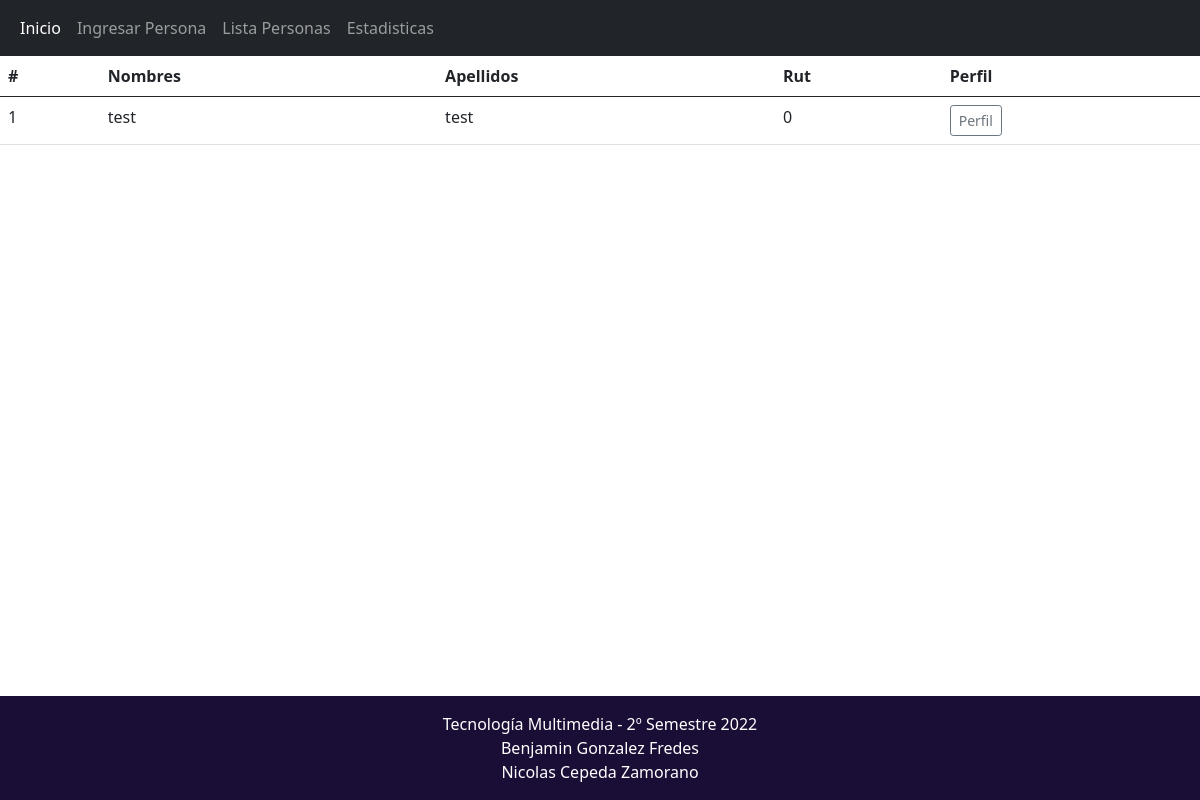
/listausuarios.php, run on an earlier commit of the app's database.
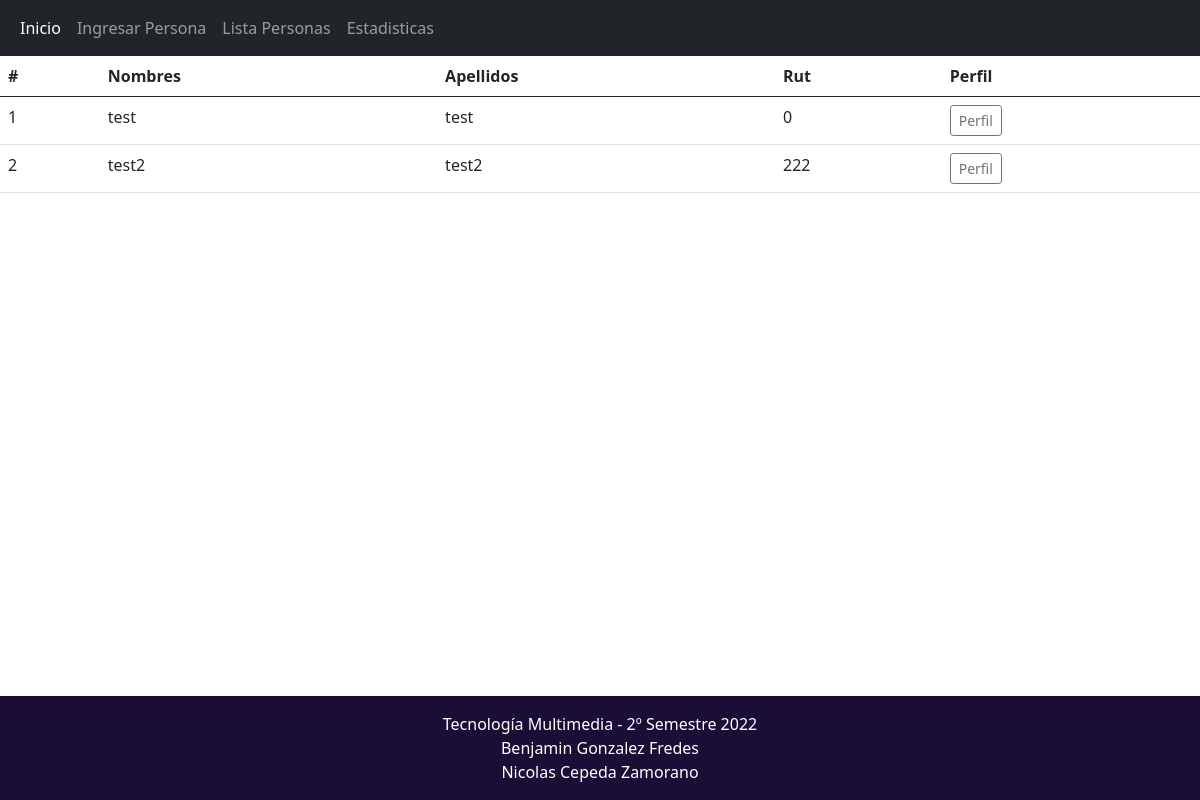
And on a later commit of the database.
### tables this page shows
CREATE TABLE `usuarios` (
  `id` int(11) NOT NULL,
  `nombres` varchar(15) NOT NULL,
  `apellidos` varchar(15) NOT NULL,
  `nacionalidad` varchar(10) NOT NULL,
  `genero` int(1) NOT NULL,
  `ciudad_residencia` varchar(30) NOT NULL,
  `foto` int(11) NOT NULL,
  `fecha_nacimiento` date NOT NULL,
  `rut` int(11) NOT NULL
);

### listausuarios.php (the view, shortened to what this page needs)
<?php
include "conn.php";
?>
<!DOCTYPE html>
<html lang="en">
<head>
    <link href="https://cdn.jsdelivr.net/npm/bootstrap@5.0.2/dist/css/bootstrap.min.css" rel="stylesheet">
</head>
<body>
    <nav class="navbar navbar-expand-lg navbar navbar-dark bg-dark"">
        <div class="container-fluid">
          <div class="collapse navbar-collapse" id="navbarNavAltMarkup">
            <div class="navbar-nav">
              <a class="nav-link active" aria-current="page" href="index.html">Inicio</a>
              <a class="nav-link" href="registro.php">Ingresar Persona</a>
              <a class="nav-link" href="#">Lista Personas</a>
              <a class="nav-link" href="estadisticas.php">Estadisticas</a>
            </div>
          </div>
        </div>
      </nav>
<table class="table">
    <thead>
        <tr>
            <th scope="col">#</th>
            <th scope="col">Nombres</th>
            <th scope="col">Apellidos</th>
            <th scope="col">Rut</th>
            <th scope="col">Perfil</th>
            </tr>
    </thead>
<?php
    $query = mysqli_query($conexion,"SELECT id, nombres, apellidos, rut FROM usuarios");
    $result = mysqli_num_rows($query);
    if($result > 0){
        while ($data = mysqli_fetch_array($query)){
?>
    <tr>
        <td><?php echo $data["id"]; ?></td>
        <td><?php echo $data["nombres"]; ?></td>
        <td><?php echo $data["apellidos"]; ?></td>
        <td><?php echo $data["rut"]; ?></td>
        <td><a href="usuario.php?id='<?php echo $data["id"]?>'"><button type='button' class='btn btn-sm btn-outline-secondary'>Perfil</button></a></td>
    </tr>
<?php
        }
    }
?>
</table>
      <footer class="text-center text-white fixed-bottom" style="background-color: #221144;">
        <div class="text-center p-3" style="background-color: rgba(0, 0, 0, 0.2);">
            Tecnología Multimedia - 2º Semestre 2022 <br>
            Benjamin Gonzalez Fredes <br>
            Nicolas Cepeda Zamorano
        </div>
      </footer>
</body>
</html>

What changed in the data, as far as the page shows it:
added usuarios: id "2", nombres "test2", apellidos "test2", rut "222"
